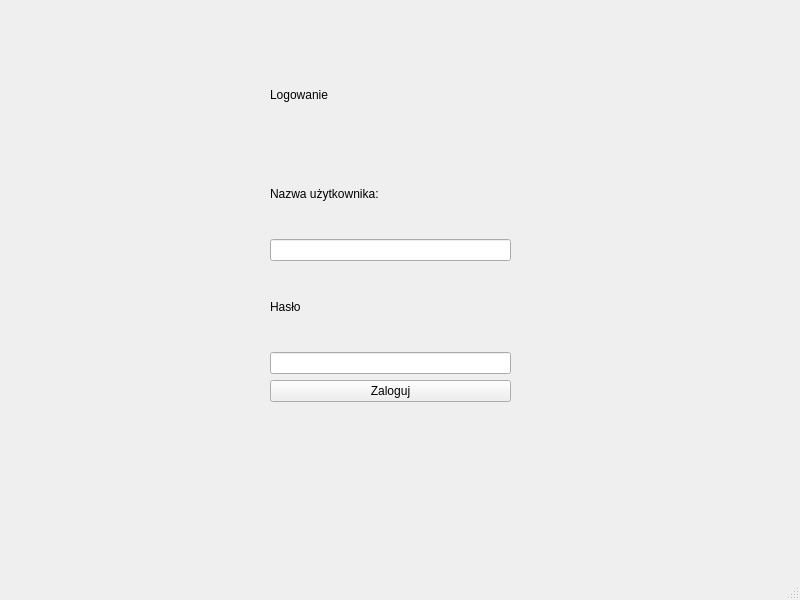
<?xml version="1.0" encoding="UTF-8"?>
<ui version="4.0">
 <class>LoginWindow</class>
 <widget class="QMainWindow" name="LoginWindow">
  <property name="geometry">
   <rect>
    <x>0</x>
    <y>0</y>
    <width>800</width>
    <height>600</height>
   </rect>
  </property>
  <property name="windowTitle">
   <string>MainWindow</string>
  </property>
  <widget class="QWidget" name="centralwidget">
   <widget class="QWidget" name="layoutWidget">
    <property name="geometry">
     <rect>
      <x>270</x>
      <y>41</y>
      <width>241</width>
      <height>361</height>
     </rect>
    </property>
    <layout class="QVBoxLayout" name="verticalLayout_3">
     <item>
      <widget class="QLabel" name="label_3">
       <property name="text">
        <string>Logowanie</string>
       </property>
      </widget>
     </item>
     <item>
      <layout class="QVBoxLayout" name="verticalLayout">
       <item>
        <widget class="QLabel" name="userLabel">
         <property name="text">
          <string>Nazwa użytkownika:</string>
         </property>
        </widget>
       </item>
       <item>
        <widget class="QLineEdit" name="usernameLineEdit"/>
       </item>
      </layout>
     </item>
     <item>
      <layout class="QVBoxLayout" name="verticalLayout_2">
       <item>
        <widget class="QLabel" name="hasloLabel">
         <property name="text">
          <string>Hasło</string>
         </property>
        </widget>
       </item>
       <item>
        <widget class="QLineEdit" name="passwordLineEdit"/>
       </item>
      </layout>
     </item>
     <item>
      <widget class="QPushButton" name="loginButton">
       <property name="text">
        <string>Zaloguj</string>
       </property>
      </widget>
     </item>
    </layout>
   </widget>
  </widget>
  <widget class="QMenuBar" name="menubar">
   <property name="geometry">
    <rect>
     <x>0</x>
     <y>0</y>
     <width>800</width>
     <height>25</height>
    </rect>
   </property>
  </widget>
  <widget class="QStatusBar" name="statusbar"/>
 </widget>
 <resources/>
 <connections/>
</ui>
